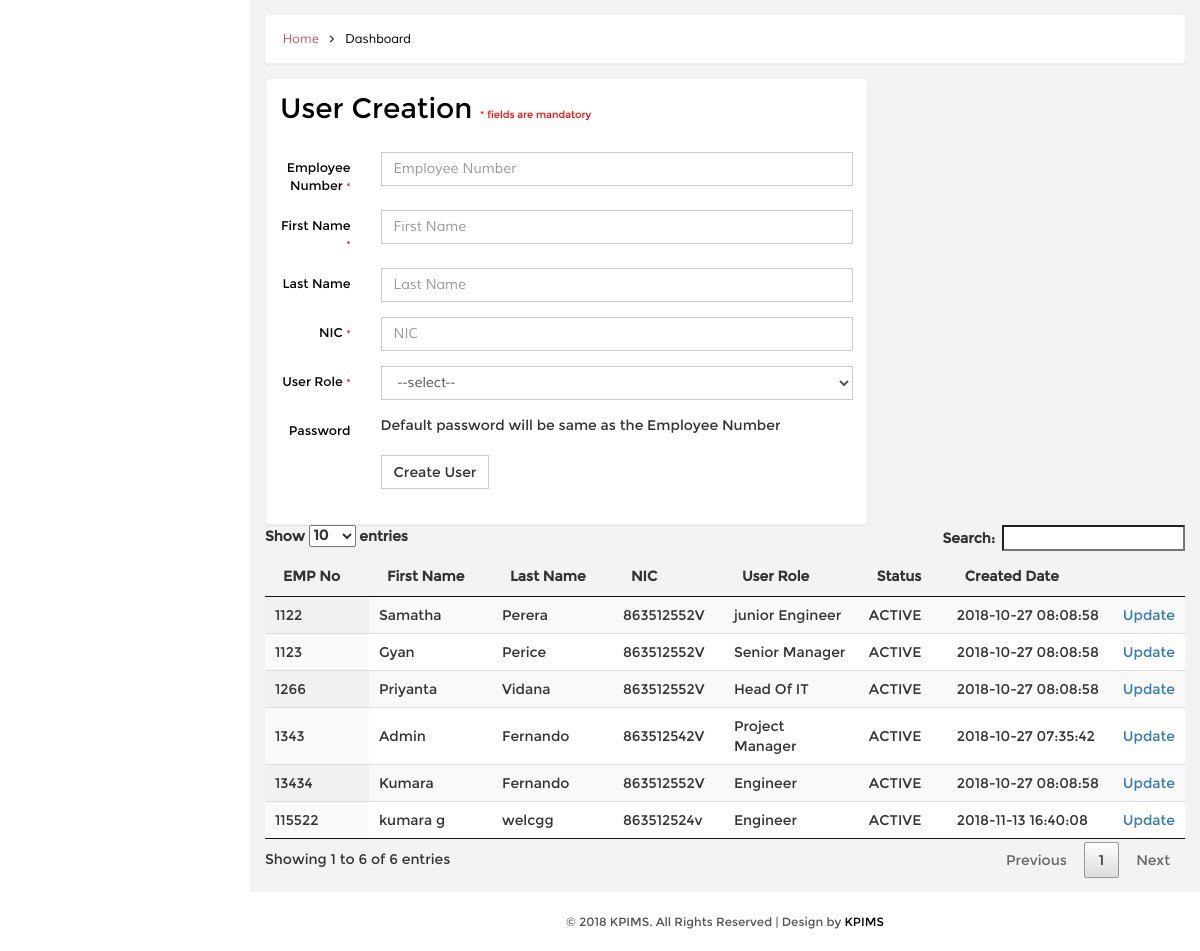
Page /user_creation.php on the committed database.
### tables this page shows
CREATE TABLE `kpi_user` (
  `id` int(5) NOT NULL AUTO_INCREMENT,
  `first_name` varchar(50) DEFAULT NULL,
  `last_name` varchar(50) DEFAULT NULL,
  `empno` varchar(50) DEFAULT NULL,
  `nic` varchar(12) DEFAULT NULL,
  `pword` text DEFAULT NULL,
  `user_role` varchar(20) DEFAULT NULL,
  `status_code` varchar(20) DEFAULT NULL,
  `user_created` int(5) DEFAULT NULL,
  `date_created` timestamp NOT NULL DEFAULT current_timestamp(),
  `user_updated` int(5) DEFAULT 0,
  `date_updated` varchar(50) DEFAULT NULL,
  `job_title` varchar(250) DEFAULT NULL,
  `date_of_appointment` varchar(25) DEFAULT NULL,
  PRIMARY KEY (`id`)
);

CREATE TABLE `kpi_user_role` (
  `user_role` varchar(50) NOT NULL,
  `description` varchar(150) DEFAULT NULL,
  `access_level` int(5) DEFAULT NULL,
  PRIMARY KEY (`user_role`)
);

### DB.php (called while the page is built, shortened)
<?php
function getDBConnection() {
    $servername = "localhost";
    $username = "root";
    $password = "123";
    $db = "kpimsdb";
    $conn = mysqli_connect($servername, $username, $password, $db);
    if (!$conn) {
        die("Connection failed: " . mysqli_connect_error());
    } else {
        return $conn;
    }
}
function getData($sql) {
    $conn = getDBConnection();
    $result = mysqli_query($conn, $sql);
    if (mysqli_num_rows($result) > 0) {
        return $result;
    } else {
        return FALSE;
    }
}
?>

### user_creation.php (the view, shortened to what this page needs)
<!DOCTYPE HTML>
<html>
    <?php include_once './DB.php'; ?>
    <head>
        <link href="css/bootstrap.min.css" rel='stylesheet' type='text/css' />
        <link href="css/style.css" rel='stylesheet' type='text/css' />
        <link href="css/font-awesome.css" rel="stylesheet">
        <link href="css/custom.css" rel="stylesheet">
    </head>
    <body>
        <div id="wrapper">
            <div id="page-wrapper" class="gray-bg dashbard-1">
                <div class="content-main">
                    <div class="banner">
                        <h2>
                            <a href="index.html">Home</a>
                            <i class="fa fa-angle-right"></i>
                            <span>Dashboard</span>
                        </h2>
                    </div>
                    <div class="content-top">
                        <div class="col-md-8 ">
                            <div class="grid-form1">
                                <h3 id="forms-horizontal">User Creation <span class="mando-msg">* fields are mandatory</span></h3>
                                <form class="form-horizontal" action="user_creation.php" method="post">
                                    <div class="form-group">
                                        <label for="inputEmail3" class="col-sm-2 control-label hor-form">Employee Number <span class="mando-msg">*</span></label>
                                        <div class="col-sm-10">
                                            <input type="text" required="" name="empno" class="form-control" id="inputEmail3" placeholder="Employee Number" pattern="^[0-9]{1,20}$" title="Numbers Only" >
                                        </div>
                                    </div>
                                    <div class="form-group">
                                        <label for="inputEmail3" class="col-sm-2 control-label hor-form">First Name <span class="mando-msg">*</span></label>
                                        <div class="col-sm-10">
                                            <input type="text"  required=""  name="first_name" class="form-control" id="inputEmail3" placeholder="First Name"  pattern="^[a-zA-Z\s]{1,50}$" title="Only letters are allowed, max 50" >
                                        </div>
                                    </div>
                                    <div class="form-group">
                                        <label for="inputEmail3" class="col-sm-2 control-label hor-form">Last Name</label>
                                        <div class="col-sm-10">
                                            <input type="text"    name="last_name" class="form-control" id="inputEmail3" placeholder="Last Name">
                                        </div>
                                    </div>
                                    <div class="form-group">
                                        <label for="inputEmail3" class="col-sm-2 control-label hor-form">NIC <span class="mando-msg">*</span></label>
                                        <div class="col-sm-10">
                                            <input type="text"  required=""  name="nic" class="form-control" id="inputEmail3" placeholder="NIC" pattern="(?:((^\d{9})(v$))|((^\d{9})(x$))|(^\d{12}$))" title="9 digit with 'x' or 'v', 12 digit modern NIC" >
                                        </div>
                                    </div>
                                    <div class="form-group">
                                        <label for="inputEmail3" class="col-sm-2 control-label hor-form">User Role <span class="mando-msg">*</span></label>
                                        <div class="col-sm-10">
                                            <select name="user_role" class="form-control" required="">
                                                <option value="">--select--</option>
                                            </select>
                                        </div>
                                    </div>
                                    <div class="form-group">
                                        <label for="inputPassword3" class="col-sm-2 control-label hor-form">Password</label>
                                        <div class="col-sm-10">
                                            Default password will be same as the Employee Number
                                        </div>
                                    </div>
                                    <div class="form-group">
                                        <div class="col-sm-offset-2 col-sm-10">
                                            <button type="submit" name="btnUserCreation" class="btn btn-default">Create User</button>
                                        </div>
                                    </div>
                                </form>
                            </div>
                        </div>
                        <div class="col-md-4 "></div>
                        <div class="col-md-12 ">
                            <?php
                            $sql = " SELECT kpi_user.*,kpi_user_role.description
FROM kpi_user
INNER JOIN kpi_user_role
ON kpi_user_role.user_role = kpi_user.user_role  ";
                            ?>
                            <table id="example" class="display" cellspacing="0" width="100%">
                                <thead>
                                    <tr>
                                        <th>EMP No</th>
                                        <th>First Name</th>
                                        <th>Last Name</th>
                                        <th>NIC</th>
                                        <th>User Role</th>
                                        <th>Status</th>
                                        <th>Created Date</th>
                                        <th></th>
                                    </tr>
                                </thead>
                                <tbody>
                                    <?php
                                    $resultx = getData($sql);
                                    if ($resultx != FALSE) {
                                        while ($row = mysqli_fetch_assoc($resultx)) {
                                            ?>
                                            <tr>
                                                <td><?= $row['empno']; ?></td>
                                                <td><?= $row['first_name']; ?></td>
                                                <td><?= $row['last_name']; ?></td>
                                                <td><?= $row['nic']; ?></td>
                                                <td><?= $row['description']; ?></td>
                                                <td><?= $row['status_code']; ?></td>
                                                <td><?= $row['date_created']; ?></td>
                                                <td><a href="admin_update_user.php?id=<?= $row['id']; ?>">Update</a></td>
                                            </tr>
                                            <?php
                                        }
                                    }
                                    ?>
                                </tbody>
                            </table>
                            <link href="css/jquery.dataTables.min.css" rel="stylesheet" type="text/css"/>
                        </div>
                        <div class="clearfix"> </div>
                    </div>
                    <?php
                    include './_footer.php';
                    ?>
                </div>
            </div>
        </div>
    </body>
</html>

### css/style.css (style rules this page uses)
h4, h5, h6, h1, h2, h3 { margin: 0; }
.mando-msg { color: red; font-size: x-small; }
html, body { font-family:'Montserrat-Regular'; background:#F3F3F4; overflow-x: hidden; }
body a { transition:0.5s all; -webkit-transition:0.5s all; -moz-transition:0.5s all; -o-transition:0.5s all; -ms-transition:0.5s all; }
div#wrapper { background-color: #fff; }
@media (min-width: 768px) { #page-wrapper { position: inherit; margin: 0 0 0 240px; min-height: 1000px; } }
.content-main { background-color: #F3F3F4; padding-top: 1em; }
.banner { background: #fff; display: block; margin: 0em 1em ; padding:1em; border: 1px solid #ebeff6; border-color: #ebeff6; border-radius: 4px; -webkit-border-radius: 4px; -o-border-radius: 4px; -moz-border-radius: 4px; -ms-border-radius: 4px; -webkit-box-shadow: 0 1px 1px rgba(0,0,0,.05); box-shadow: 0 1px 1px rgba(0,0,0,.05); }
.banner h2 { font-size:0.9em; }
.banner h2 a { color:#D95459; text-decoration:none; font-family: 'Muli-Regular'; padding:0.3em ; }
.banner h2 span { color:#000; font-family: 'Muli-Regular'; padding:0.3em ; }
.banner h2 i { color:#000; vertical-align:middle; padding:0.3em ; }
.content-top { padding: 1em 0; }
.grid-form1 { background: #fff; margin-bottom: 1em; padding: 1em; border: 1px solid #ebeff6; border-radius: 4px; -webkit-border-radius: 4px; -o-border-radius: 4px; -moz-border-radius: 4px; -ms-border-radius: 4px; -webkit-box-shadow: 0 1px 1px rgba(0,0,0,.05); box-shadow: 0 1px 1px rgba(0,0,0,.05); }
.grid-form1:last-child { margin-bottom: 0em; }
.grid-form1 h3 { color: #000; font-size:2em; margin-bottom: 1em; }
.grid-form1 form { margin: 1.5em 0; }
.form-control { box-shadow: none; outline: none; border-radius: 0px; font-family: 'Muli-Regular'; }
.btn { border-radius: 0px; outline: none; }
.checkbox-inline label,.checkbox-inline1 label,.form-group label { font-weight:400; }
label.control-label { font-weight: 100; color: #000; font-size: 0.9em; margin: 0; }

### css/custom.css (style rules this page uses)
#wrapper { width: 100%; }
#page-wrapper { min-height: 568px; }
@media (min-width:768px) { #page-wrapper { position: inherit; margin: 0 0 0 250px; } }

### rows in the picture
kpi_user: empno "1343", first_name "Admin", last_name "Fernando", nic "863512542V", kpi_user_role.description "Project Manager", status_code "ACTIVE", date_created "2018-10-27 07:35:42"
kpi_user: empno "13434", first_name "Kumara", last_name "Fernando", nic "863512552V", kpi_user_role.description "Engineer", status_code "ACTIVE", date_created "2018-10-27 08:08:58"
kpi_user: empno "1122", first_name "Samatha", last_name "Perera", nic "863512552V", kpi_user_role.description "junior Engineer", status_code "ACTIVE", date_created "2018-10-27 08:08:58"
kpi_user: empno "1123", first_name "Gyan", last_name "Perice", nic "863512552V", kpi_user_role.description "Senior Manager", status_code "ACTIVE", date_created "2018-10-27 08:08:58"
kpi_user: empno "1266", first_name "Priyanta", last_name "Vidana", nic "863512552V", kpi_user_role.description "Head Of IT", status_code "ACTIVE", date_created "2018-10-27 08:08:58"
kpi_user: empno "115522", first_name "kumara g", last_name "welcgg", nic "863512524v", kpi_user_role.description "Engineer", status_code "ACTIVE", date_created "2018-11-13 16:40:08"
